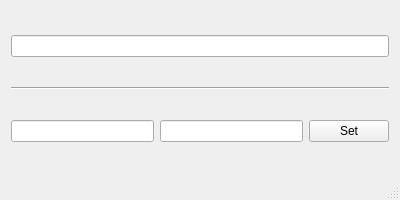
<?xml version="1.0" encoding="UTF-8"?>
<ui version="4.0">
 <class>Calcx</class>
 <widget class="QMainWindow" name="Calcx">
  <property name="geometry">
   <rect>
    <x>0</x>
    <y>0</y>
    <width>400</width>
    <height>200</height>
   </rect>
  </property>
  <property name="sizePolicy">
   <sizepolicy hsizetype="Maximum" vsizetype="Maximum">
    <horstretch>0</horstretch>
    <verstretch>0</verstretch>
   </sizepolicy>
  </property>
  <property name="maximumSize">
   <size>
    <width>400</width>
    <height>200</height>
   </size>
  </property>
  <property name="windowTitle">
   <string>Calcx</string>
  </property>
  <widget class="QWidget" name="centralWidget">
   <layout class="QVBoxLayout" name="verticalLayout_2">
    <item>
     <widget class="QLineEdit" name="lineEdit"/>
    </item>
    <item>
     <layout class="QVBoxLayout" name="verticalLayout">
      <item>
       <layout class="QHBoxLayout" name="horizontalLayout_1"/>
      </item>
      <item>
       <layout class="QHBoxLayout" name="horizontalLayout_2"/>
      </item>
      <item>
       <layout class="QHBoxLayout" name="horizontalLayout_3"/>
      </item>
      <item>
       <layout class="QHBoxLayout" name="horizontalLayout_4"/>
      </item>
     </layout>
    </item>
    <item>
     <widget class="Line" name="line">
      <property name="orientation">
       <enum>Qt::Horizontal</enum>
      </property>
     </widget>
    </item>
    <item>
     <layout class="QHBoxLayout" name="horizontalLayout">
      <item>
       <widget class="QLineEdit" name="hostLineEdit"/>
      </item>
      <item>
       <widget class="QLineEdit" name="portLineEdit"/>
      </item>
      <item>
       <widget class="QPushButton" name="setButton">
        <property name="text">
         <string>Set</string>
        </property>
       </widget>
      </item>
     </layout>
    </item>
   </layout>
  </widget>
  <widget class="QStatusBar" name="statusBar"/>
 </widget>
 <layoutdefault spacing="6" margin="11"/>
 <resources/>
 <connections/>
</ui>
